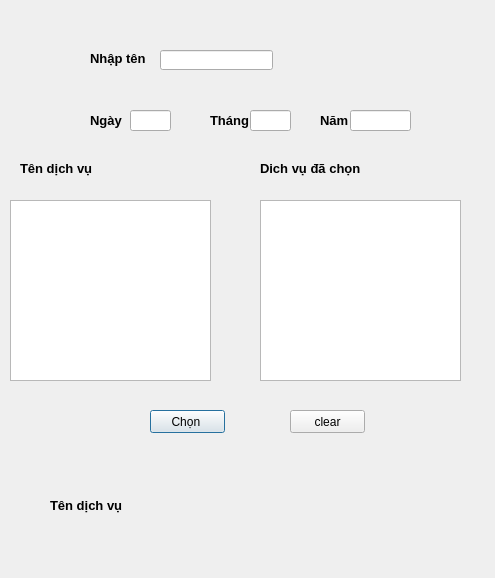
<?xml version="1.0" encoding="UTF-8"?>
<ui version="4.0">
 <class>Dialog</class>
 <widget class="QDialog" name="Dialog">
  <property name="geometry">
   <rect>
    <x>0</x>
    <y>0</y>
    <width>495</width>
    <height>578</height>
   </rect>
  </property>
  <property name="windowTitle">
   <string>Dialog</string>
  </property>
  <widget class="QLabel" name="label">
   <property name="geometry">
    <rect>
     <x>90</x>
     <y>50</y>
     <width>71</width>
     <height>16</height>
    </rect>
   </property>
   <property name="font">
    <font>
     <pointsize>10</pointsize>
     <weight>75</weight>
     <bold>true</bold>
    </font>
   </property>
   <property name="text">
    <string>Nhập tên</string>
   </property>
  </widget>
  <widget class="QLineEdit" name="lineEdit">
   <property name="geometry">
    <rect>
     <x>160</x>
     <y>50</y>
     <width>113</width>
     <height>20</height>
    </rect>
   </property>
  </widget>
  <widget class="QLabel" name="label_2">
   <property name="geometry">
    <rect>
     <x>90</x>
     <y>110</y>
     <width>51</width>
     <height>21</height>
    </rect>
   </property>
   <property name="font">
    <font>
     <pointsize>10</pointsize>
     <weight>75</weight>
     <bold>true</bold>
    </font>
   </property>
   <property name="text">
    <string>Ngày</string>
   </property>
  </widget>
  <widget class="QListWidget" name="listWidget">
   <property name="geometry">
    <rect>
     <x>10</x>
     <y>200</y>
     <width>201</width>
     <height>181</height>
    </rect>
   </property>
   <property name="selectionMode">
    <enum>QAbstractItemView::MultiSelection</enum>
   </property>
  </widget>
  <widget class="QListWidget" name="listWidget_2">
   <property name="geometry">
    <rect>
     <x>260</x>
     <y>200</y>
     <width>201</width>
     <height>181</height>
    </rect>
   </property>
  </widget>
  <widget class="QLabel" name="label_3">
   <property name="geometry">
    <rect>
     <x>20</x>
     <y>160</y>
     <width>91</width>
     <height>16</height>
    </rect>
   </property>
   <property name="font">
    <font>
     <pointsize>10</pointsize>
     <weight>75</weight>
     <bold>true</bold>
    </font>
   </property>
   <property name="text">
    <string>Tên dịch vụ</string>
   </property>
  </widget>
  <widget class="QLabel" name="label_4">
   <property name="geometry">
    <rect>
     <x>260</x>
     <y>160</y>
     <width>121</width>
     <height>16</height>
    </rect>
   </property>
   <property name="font">
    <font>
     <pointsize>10</pointsize>
     <weight>75</weight>
     <bold>true</bold>
    </font>
   </property>
   <property name="text">
    <string>Dich vụ đã chọn</string>
   </property>
  </widget>
  <widget class="QLineEdit" name="lineEdit_2">
   <property name="geometry">
    <rect>
     <x>130</x>
     <y>110</y>
     <width>41</width>
     <height>21</height>
    </rect>
   </property>
  </widget>
  <widget class="QLineEdit" name="lineEdit_3">
   <property name="geometry">
    <rect>
     <x>250</x>
     <y>110</y>
     <width>41</width>
     <height>21</height>
    </rect>
   </property>
  </widget>
  <widget class="QLineEdit" name="lineEdit_4">
   <property name="geometry">
    <rect>
     <x>350</x>
     <y>110</y>
     <width>61</width>
     <height>21</height>
    </rect>
   </property>
  </widget>
  <widget class="QLabel" name="label_5">
   <property name="geometry">
    <rect>
     <x>210</x>
     <y>110</y>
     <width>51</width>
     <height>21</height>
    </rect>
   </property>
   <property name="font">
    <font>
     <pointsize>10</pointsize>
     <weight>75</weight>
     <bold>true</bold>
    </font>
   </property>
   <property name="text">
    <string>Tháng</string>
   </property>
  </widget>
  <widget class="QLabel" name="label_6">
   <property name="geometry">
    <rect>
     <x>320</x>
     <y>110</y>
     <width>51</width>
     <height>21</height>
    </rect>
   </property>
   <property name="font">
    <font>
     <pointsize>10</pointsize>
     <weight>75</weight>
     <bold>true</bold>
    </font>
   </property>
   <property name="text">
    <string>Năm</string>
   </property>
  </widget>
  <widget class="QPushButton" name="pushButton">
   <property name="geometry">
    <rect>
     <x>150</x>
     <y>410</y>
     <width>75</width>
     <height>23</height>
    </rect>
   </property>
   <property name="text">
    <string>Chọn </string>
   </property>
  </widget>
  <widget class="QPushButton" name="pushButton_2">
   <property name="geometry">
    <rect>
     <x>290</x>
     <y>410</y>
     <width>75</width>
     <height>23</height>
    </rect>
   </property>
   <property name="text">
    <string>clear</string>
   </property>
  </widget>
  <widget class="QLabel" name="label_7">
   <property name="geometry">
    <rect>
     <x>50</x>
     <y>450</y>
     <width>411</width>
     <height>111</height>
    </rect>
   </property>
   <property name="font">
    <font>
     <pointsize>10</pointsize>
     <weight>75</weight>
     <bold>true</bold>
    </font>
   </property>
   <property name="text">
    <string>Tên dịch vụ</string>
   </property>
  </widget>
 </widget>
 <resources/>
 <connections/>
</ui>
